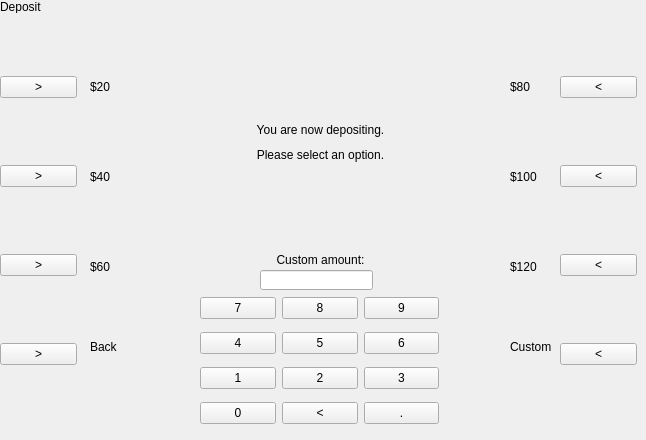
    <widget class="QWidget" name="deposit">
     <widget class="QWidget" name="verticalLayoutWidget_5">
      <property name="geometry">
       <rect>
        <x>560</x>
        <y>15</y>
        <width>77</width>
        <height>411</height>
       </rect>
      </property>
      <layout class="QVBoxLayout" name="verticalLayout_9">
       <item>
        <widget class="QPushButton" name="pushButton_R1_d">
         <property name="text">
          <string>&lt;</string>
         </property>
        </widget>
       </item>
       <item>
        <widget class="QPushButton" name="pushButton_R2_d">
         <property name="text">
          <string>&lt;</string>
         </property>
        </widget>
       </item>
       <item>
        <widget class="QPushButton" name="pushButton_R3_d">
         <property name="text">
          <string>&lt;</string>
         </property>
        </widget>
       </item>
       <item>
        <widget class="QPushButton" name="pushButton_R4_d">
         <property name="text">
          <string>&lt;</string>
         </property>
        </widget>
       </item>
      </layout>
     </widget>
     <widget class="QWidget" name="verticalLayoutWidget_6">
      <property name="geometry">
       <rect>
        <x>0</x>
        <y>15</y>
        <width>77</width>
        <height>411</height>
       </rect>
      </property>
      <layout class="QVBoxLayout" name="verticalLayout_10">
       <item>
        <widget class="QPushButton" name="pushButton_L1_d">
         <property name="text">
          <string>&gt;</string>
         </property>
        </widget>
       </item>
       <item>
        <widget class="QPushButton" name="pushButton_L2_d">
         <property name="text">
          <string>&gt;</string>
         </property>
        </widget>
       </item>
       <item>
        <widget class="QPushButton" name="pushButton_L3_d">
         <property name="text">
          <string>&gt;</string>
         </property>
        </widget>
       </item>
       <item>
        <widget class="QPushButton" name="pushButton_L4_d">
         <property name="text">
          <string>&gt;</string>
         </property>
        </widget>
       </item>
      </layout>
     </widget>
     <widget class="QLabel" name="label_L4_d">
      <property name="geometry">
       <rect>
        <x>90</x>
        <y>340</y>
        <width>46</width>
        <height>13</height>
       </rect>
      </property>
      <property name="text">
       <string>Back</string>
      </property>
     </widget>
     <widget class="QLabel" name="label_R3_d">
      <property name="geometry">
       <rect>
        <x>510</x>
        <y>260</y>
        <width>46</width>
        <height>13</height>
       </rect>
      </property>
      <property name="text">
       <string>$120</string>
      </property>
     </widget>
     <widget class="QLabel" name="pageLabel_d">
      <property name="geometry">
       <rect>
        <x>0</x>
        <y>0</y>
        <width>46</width>
        <height>13</height>
       </rect>
      </property>
      <property name="text">
       <string>Deposit</string>
      </property>
     </widget>
     <widget class="QLabel" name="label_bottom_d">
      <property name="geometry">
       <rect>
        <x>90</x>
        <y>145</y>
        <width>461</width>
        <height>20</height>
       </rect>
      </property>
      <property name="text">
       <string>Please select an option.</string>
      </property>
      <property name="alignment">
       <set>Qt::AlignCenter</set>
      </property>
     </widget>
     <widget class="QLabel" name="label_L2_d">
      <property name="geometry">
       <rect>
        <x>90</x>
        <y>170</y>
        <width>46</width>
        <height>13</height>
       </rect>
      </property>
      <property name="text">
       <string>$40</string>
      </property>
     </widget>
     <widget class="QLabel" name="label_top_d">
      <property name="geometry">
       <rect>
        <x>90</x>
        <y>120</y>
        <width>461</width>
        <height>20</height>
       </rect>
      </property>
      <property name="text">
       <string>You are now depositing.</string>
      </property>
      <property name="alignment">
       <set>Qt::AlignCenter</set>
      </property>
     </widget>
     <widget class="QLabel" name="label_R4_d">
      <property name="geometry">
       <rect>
        <x>510</x>
        <y>340</y>
        <width>46</width>
        <height>13</height>
       </rect>
      </property>
      <property name="text">
       <string>Custom</string>
      </property>
     </widget>
     <widget class="QLabel" name="label_R2_d">
      <property name="geometry">
       <rect>
        <x>510</x>
        <y>170</y>
        <width>46</width>
        <height>13</height>
       </rect>
      </property>
      <property name="text">
       <string>$100</string>
      </property>
     </widget>
     <widget class="QLabel" name="label_L3_d">
      <property name="geometry">
       <rect>
        <x>90</x>
        <y>260</y>
        <width>46</width>
        <height>13</height>
       </rect>
      </property>
      <property name="text">
       <string>$60</string>
      </property>
     </widget>
     <widget class="QLabel" name="label_L1_d">
      <property name="geometry">
       <rect>
        <x>90</x>
        <y>80</y>
        <width>46</width>
        <height>13</height>
       </rect>
      </property>
      <property name="text">
       <string>$20</string>
      </property>
     </widget>
     <widget class="QLabel" name="label_R1_d">
      <property name="geometry">
       <rect>
        <x>510</x>
        <y>80</y>
        <width>46</width>
        <height>13</height>
       </rect>
      </property>
      <property name="text">
       <string>$80</string>
      </property>
     </widget>
     <widget class="QLabel" name="inputNotice_d">
      <property name="geometry">
       <rect>
        <x>90</x>
        <y>250</y>
        <width>461</width>
        <height>20</height>
       </rect>
      </property>
      <property name="text">
       <string>Custom amount:</string>
      </property>
      <property name="alignment">
       <set>Qt::AlignCenter</set>
      </property>
     </widget>
     <widget class="QLineEdit" name="inputLine_d">
      <property name="geometry">
       <rect>
        <x>260</x>
        <y>270</y>
        <width>113</width>
        <height>20</height>
       </rect>
      </property>
      <property name="text">
       <string/>
      </property>
      <property name="readOnly">
       <bool>true</bool>
      </property>
     </widget>
     <widget class="QWidget" name="gridLayoutWidget_3">
      <property name="geometry">
       <rect>
        <x>200</x>
        <y>290</y>
        <width>239</width>
        <height>141</height>
       </rect>
      </property>
      <layout class="QGridLayout" name="keypadLayout_d">
       <item row="1" column="2">
        <widget class="QPushButton" name="pushButton_six_d">
         <property name="text">
          <string>6</string>
         </property>
        </widget>
       </item>
       <item row="1" column="1">
        <widget class="QPushButton" name="pushButton_five_d">
         <property name="text">
          <string>5</string>
         </property>
        </widget>
       </item>
       <item row="2" column="1">
        <widget class="QPushButton" name="pushButton_two_d">
         <property name="text">
          <string>2</string>
         </property>
        </widget>
       </item>
       <item row="1" column="0">
        <widget class="QPushButton" name="pushButton_four_d">
         <property name="text">
          <string>4</string>
         </property>
        </widget>
       </item>
       <item row="0" column="2">
        <widget class="QPushButton" name="pushButton_nine_d">
         <property name="text">
          <string>9</string>
         </property>
        </widget>
       </item>
       <item row="0" column="0">
        <widget class="QPushButton" name="pushButton_seven_d">
         <property name="text">
          <string>7</string>
         </property>
        </widget>
       </item>
       <item row="0" column="1">
        <widget class="QPushButton" name="pushButton_eight_d">
         <property name="text">
          <string>8</string>
         </property>
        </widget>
       </item>
       <item row="2" column="0">
        <widget class="QPushButton" name="pushButton_one_d">
         <property name="text">
          <string>1</string>
         </property>
        </widget>
       </item>
       <item row="2" column="2">
        <widget class="QPushButton" name="pushButton_three_d">
         <property name="text">
          <string>3</string>
         </property>
        </widget>
       </item>
       <item row="3" column="0">
        <widget class="QPushButton" name="pushButton_zero_d">
         <property name="text">
          <string>0</string>
         </property>
        </widget>
       </item>
       <item row="3" column="2">
        <widget class="QPushButton" name="pushButton_point_d">
         <property name="text">
          <string>.</string>
         </property>
        </widget>
       </item>
       <item row="3" column="1">
        <widget class="QPushButton" name="pushButton_backspace_d">
         <property name="text">
          <string>&lt;</string>
         </property>
        </widget>
       </item>
      </layout>
     </widget>
    </widget>
